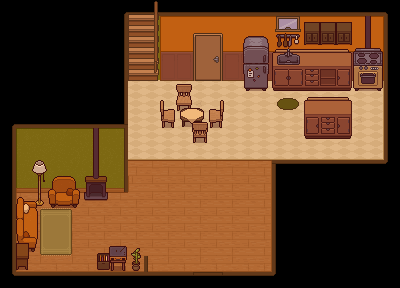

Tiled map render using the project's own tile images. Description and the map definition, with tile-layer contents summarised, below:
An orthogonal 25x18 tile map with 16x16 px tiles, 7 tile layers (Walls & Floors, Interior Walls, Windows & Doors, Doorframe, ...), 2 hidden layers not drawn, 5 tilesets and 1 object.

<map version="1.10" tiledversion="1.12.1" orientation="orthogonal" renderorder="right-down" width="25" height="18" tilewidth="16" tileheight="16" infinite="0" nextlayerid="15" nextobjectid="2">
 <tileset firstgid="1" source="TopDownHouse_FloorsAndWalls.tsx" />
 <tileset firstgid="163" source="down.tsx" />
 <tileset firstgid="169" source="TopDownHouse_DoorsAndWindows.tsx" />
 <tileset firstgid="349" source="TopDownHouse_FurnitureState1.tsx" />
 <tileset firstgid="583" source="TopDownHouse_FurnitureState2.tsx" />
 <layer id="1" name="Walls &amp; Floors" width="25" height="18">
  <data>[450 cells, 352 non-empty, 82 distinct tile ids]</data>
 </layer>
 <layer id="12" name="Interior Walls" width="25" height="18">
  <data>[450 cells, 7 non-empty, 4 distinct tile ids]</data>
 </layer>
 <layer id="6" name="Windows &amp; Doors" width="25" height="18" offsetx="0" offsety="1">
  <data>[450 cells, 16 non-empty, 16 distinct tile ids]</data>
 </layer>
 <layer id="9" name="Doorframe" width="25" height="18" offsetx="0" offsety="1">
  <data>[450 cells, 6 non-empty, 6 distinct tile ids]</data>
 </layer>
 <layer id="11" name="Furniture 0" width="25" height="18">
  <data>[450 cells, 35 non-empty, 23 distinct tile ids]</data>
 </layer>
 <layer id="7" name="Furniture" width="25" height="18">
  <data>[450 cells, 49 non-empty, 47 distinct tile ids]</data>
 </layer>
 <layer id="10" name="Furniture 2" width="25" height="18">
  <data>[450 cells, 26 non-empty, 23 distinct tile ids]</data>
 </layer>
 <layer id="14" name="State 2" width="25" height="18" visible="0">
  <data>[450 cells, 33 non-empty, 29 distinct tile ids]</data>
 </layer>
 <layer id="8" name="Character" width="25" height="18" visible="0">
  <data>[450 cells, 0 non-empty, 0 distinct tile ids]</data>
 </layer>
 <objectgroup id="13" name="Boundaries/StartPos" visible="0">
  <object id="1" gid="163" x="194.5" y="227.5" width="37" height="37" />
 </objectgroup>
</map>
